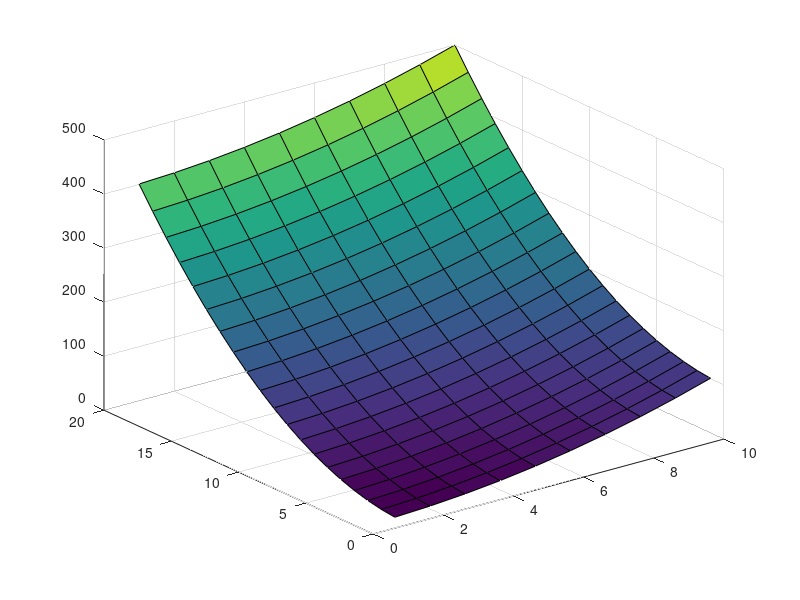

Source code (MATLAB):
% We will use tic and toc to time code.
% Generate two vectors and do an operation on them
npoints = 10000;
x = linspace(1,100,npoints);
y = linspace(-10,10,npoints);
z = zeros(size(x));

% Using a for loop
tic;
for ii = 1:npoints
    z(ii) = x(ii)^3 + y(ii)^(-1/2);
end
toc

% Re-writing the problem to use the vector nature
tic;
z = x.^3 + y.^(-1/2);
toc

% Things also speed up when we pre-allocate memory
z = zeros(size(x));
tic;
z = x.^3 + y.^(-1/2);
toc

% Similar to vectorization are repmat and meshgrid
%  for generating repeated vectors
% Repmat repeats an N-dimensional matrix
A = [1,2;3,4]
B = repmat(A,2,3)

% Meshgrid is great for generating
%  2D (or higher) (x,y,z,...) coordinates
[x,y] = meshgrid([1:10],[1:20])
z = x.^2 + y.^2
surf(x,y,z) % visualize it (skipping ahead a bit)
